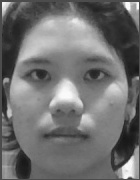
#> input picture dataset/6752300046_Taer.jpg, 140 x 180 px
$ python facemean.py
#> lines starting #> are read from the running program, lines starting #| are printed output that depends on the picture
import os
import re
import cv2
import numpy as np

# ===== ตั้งค่า =====
BASE_DIR = os.path.dirname(os.path.abspath(__file__))
DATASET_DIR = os.path.join(BASE_DIR, "dataset")
RESULT_PATH = os.path.join(BASE_DIR, "kmeans_groups.jpg")
IMG_SIZE = (140, 180)      # ต้องเท่ากับใน FaceTrain_2.py
N_GROUPS = 5               # จำนวนกลุ่ม (ค่า k ของ k-means)
N_PCA = 20                 # ย่อข้อมูลเหลือกี่มิติก่อนจัดกลุ่ม (ช่วยลด noise)
VALID_EXT = (".jpg", ".jpeg", ".png", ".bmp", ".webp", ".jfif")


def preprocess(gray):
    """ขั้นตอนเดียวกับไฟล์เทรน: resize -> ปรับแสงให้เท่ากัน"""
    return cv2.equalizeHist(cv2.resize(gray, IMG_SIZE))


def load_dataset():
    """อ่านรูป รองรับทั้ง dataset/ชื่อ.jpg และ dataset/ชื่อ/รูป.jpg"""
    image_list = []
    for item in sorted(os.listdir(DATASET_DIR)):
        item_path = os.path.join(DATASET_DIR, item)
        if os.path.isdir(item_path):
            for file in sorted(os.listdir(item_path)):
                if file.lower().endswith(VALID_EXT):
                    image_list.append((os.path.join(item_path, file), item))
        elif item.lower().endswith(VALID_EXT):
            stem = os.path.splitext(item)[0]
            label = re.sub(r"[\s_\-]*\(?\d+\)?$", "", stem).strip() or stem
            image_list.append((item_path, label))
#> pass 2 of the loop in load_dataset, `for item in sorted(os.listdir(DATASET_DIR)):`:

    X, y = [], []
    for path, label in image_list:
        img = cv2.imdecode(np.fromfile(path, dtype=np.uint8), cv2.IMREAD_GRAYSCALE)
#> img is the input picture: shape (180, 140); min 21, max 253, mean 112.7
        if img is None:
            print(f"  ข้าม (อ่านไม่ได้): {path}")
            continue
        X.append(preprocess(img).flatten())
#> in preprocess, `return cv2.equalizeHist(cv2.resize(gray, IMG_SIZE))`:
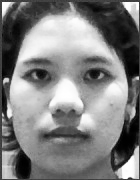
#> returned value: shape (180, 140); min 0, max 255, mean 128.4
        y.append(label)
#> pass 2 of the loop in load_dataset, `for path, label in image_list:`:
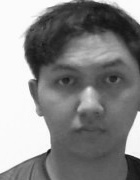
#> input picture dataset/6752300135_Mek.jpg, 140 x 180 px
#> in load_dataset, img is the input picture: shape (180, 140); min 16, max 255, mean 136.1
#> in preprocess (call 2), `return cv2.equalizeHist(cv2.resize(gray, IMG_SIZE))`:
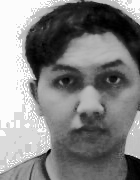
#> returned value: shape (180, 140); min 0, max 255, mean 130.9
    return np.array(X, dtype=np.float32), np.array(y)


def make_result_image(names, faces, groups):
    """สร้างภาพสรุป: 1 แถว = 1 กลุ่ม"""
    tw, th = IMG_SIZE[0] // 2, IMG_SIZE[1] // 2      # ขนาดรูปย่อ
    cell_h = th + 22                                  # เผื่อที่เขียนชื่อใต้รูป
    rows = []
    for g in range(N_GROUPS):
        members = [i for i in range(len(names)) if groups[i] == g]
        head = np.full((cell_h, 110), 255, np.uint8)
        cv2.putText(head, f"Group {g + 1}", (8, cell_h // 2 + 5),
                    cv2.FONT_HERSHEY_SIMPLEX, 0.6, 0, 2)
        cells = [head]
        for i in members:
            cell = np.full((cell_h, tw + 6), 255, np.uint8)
            cell[0:th, 3:3 + tw] = cv2.resize(faces[i], (tw, th))
            cv2.putText(cell, names[i][:9], (3, cell_h - 6),
                        cv2.FONT_HERSHEY_SIMPLEX, 0.4, 0, 1)
            cells.append(cell)
        rows.append(np.hstack(cells))

    width = max(r.shape[1] for r in rows)
    rows = [np.hstack([r, np.full((cell_h, width - r.shape[1]), 255, np.uint8)]) for r in rows]
    sep = np.full((4, width), 180, np.uint8)
    out = rows[0]
    for r in rows[1:]:
        out = np.vstack([out, sep, r])
    return out


def main():
    if not os.path.isdir(DATASET_DIR):
        print(f"ไม่พบโฟลเดอร์ dataset: {DATASET_DIR}")
        return

    print("กำลังอ่านรูปภาพจากโฟลเดอร์...")
    X, y = load_dataset()
    names = sorted(set(y.tolist()))
#> names = ['6752300046_Taer', '6752300135_Mek', '6752300135_Mek.jpg']

    if len(names) < N_GROUPS:
        print(f"มีแค่ {len(names)} คน ต้องมีอย่างน้อย {N_GROUPS} คนถึงจะแบ่ง {N_GROUPS} กลุ่มได้")
#| มีแค่ 3 คน ต้องมีอย่างน้อย 5 คนถึงจะแบ่ง 5 กลุ่มได้
        return

    # 1 คน = 1 จุดข้อมูล (ถ้ามีหลายรูป ใช้หน้าเฉลี่ยของคนนั้น)
    feats = np.array([X[y == n].mean(axis=0) for n in names], dtype=np.float32)
    faces = [f.reshape(IMG_SIZE[1], IMG_SIZE[0]).astype(np.uint8) for f in feats]

    # PCA: ย่อจาก 25,200 พิกเซลเหลือไม่กี่มิติที่สำคัญ
    n_comp = max(1, min(N_PCA, len(names) - 1))
    mean, eigvec = cv2.PCACompute(feats, mean=None, maxComponents=n_comp)
    proj = cv2.PCAProject(feats, mean, eigvec).astype(np.float32)

    # K-means
    cv2.setRNGSeed(42)    # ให้ผลเหมือนเดิมทุกครั้งที่รัน
    criteria = (cv2.TERM_CRITERIA_EPS + cv2.TERM_CRITERIA_MAX_ITER, 100, 0.01)
    _, labels, _ = cv2.kmeans(proj, N_GROUPS, None, criteria, 20, cv2.KMEANS_PP_CENTERS)
    groups = labels.flatten()

    # ระยะห่างระหว่างทุกคู่ (ยิ่งน้อย = หน้ายิ่งเหมือน)
    dist = np.linalg.norm(proj[:, None, :] - proj[None, :, :], axis=2)

    print(f"\n===== ผลการแบ่ง {N_GROUPS} กลุ่ม =====")
    for g in range(N_GROUPS):
        members = [i for i in range(len(names)) if groups[i] == g]
        print(f"\nกลุ่ม {g + 1} ({len(members)} คน): " + ", ".join(names[i] for i in members))
        if len(members) >= 2:
            sub = dist[np.ix_(members, members)] + np.eye(len(members)) * 1e9
            a, b = np.unravel_index(np.argmin(sub), sub.shape)
            print(f"   คู่ที่หน้าเหมือนกันที่สุดในกลุ่ม: {names[members[a]]} กับ {names[members[b]]}")

    all_pairs = dist + np.eye(len(names)) * 1e9
    a, b = np.unravel_index(np.argmin(all_pairs), all_pairs.shape)
    print(f"\nคู่ที่หน้าเหมือนกันที่สุดทั้งห้อง: {names[a]} กับ {names[b]}")

    # ภาพสรุป
    result = make_result_image(names, faces, groups)
    ok, buf = cv2.imencode(".jpg", result)
    if ok:
        buf.tofile(RESULT_PATH)
        print(f"\nบันทึกภาพผลลัพธ์แล้ว: {RESULT_PATH}")

    cv2.imshow("K-means face groups (กดปุ่มใดก็ได้เพื่อปิด)", result)
    cv2.waitKey(0)
    cv2.destroyAllWindows()


if __name__ == "__main__":
    main()
